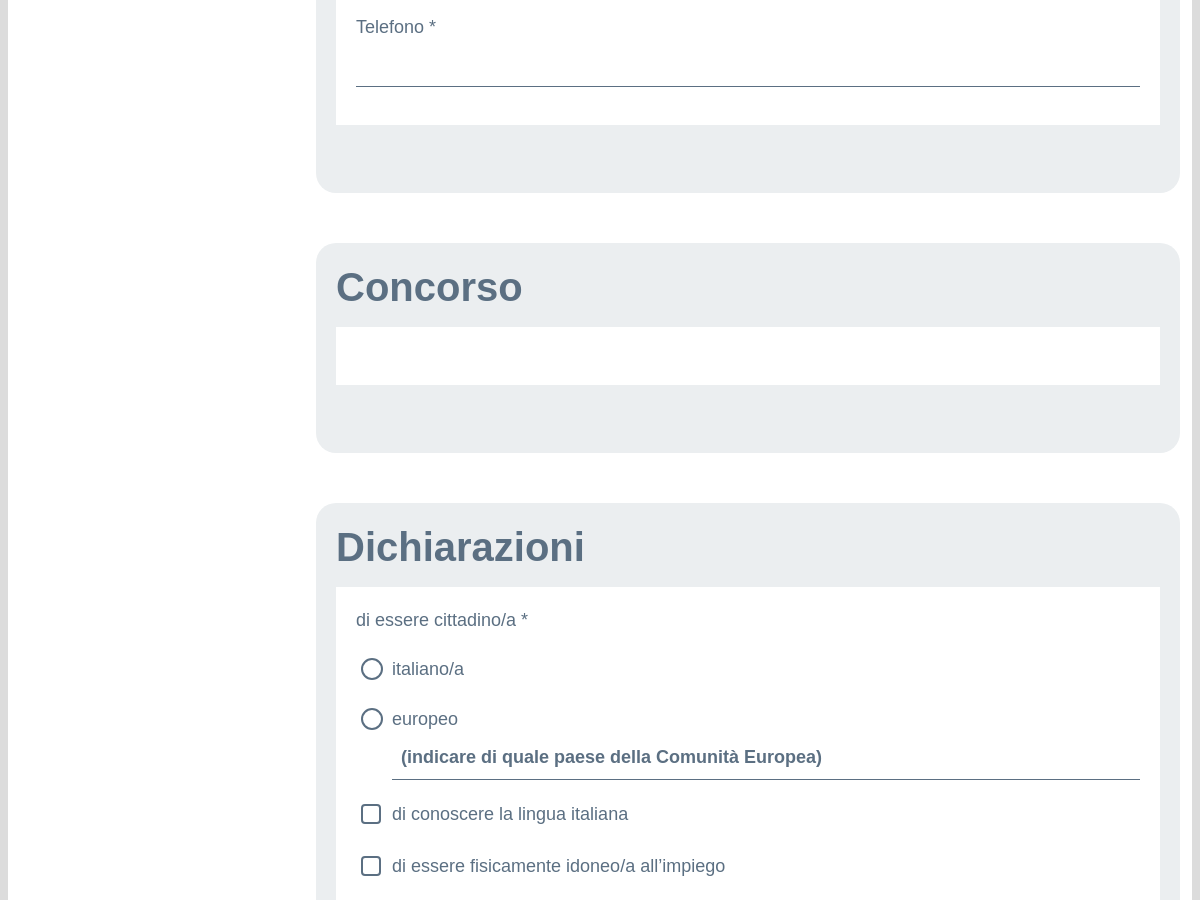
/partecipazione_concorso/compilazione_dati.php (middle part), run on an earlier commit of the app's database.
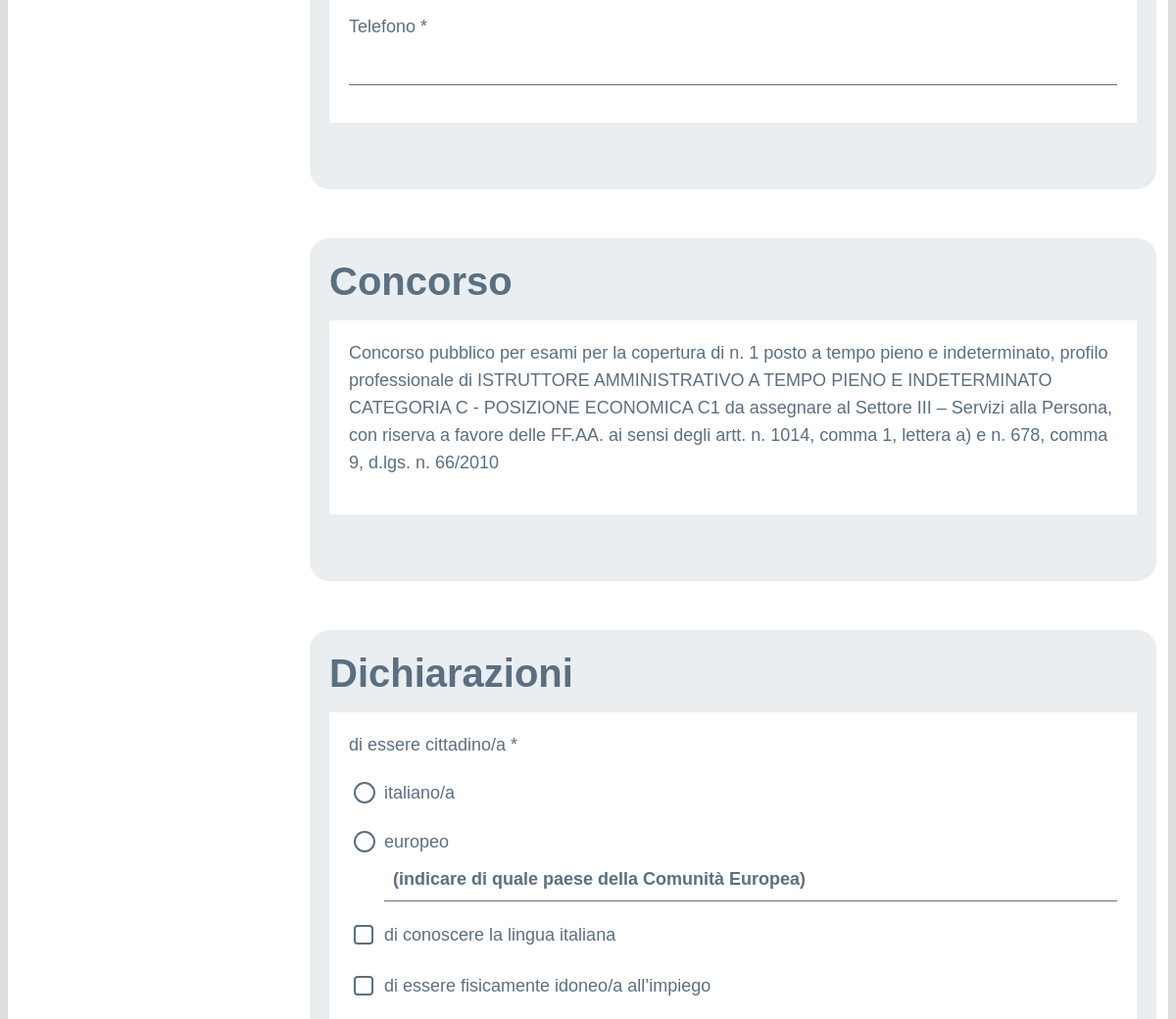
And on a later commit of the database.
### tables this page shows
CREATE TABLE `concorsi` (
  `id` int(11) NOT NULL,
  `titolo` text DEFAULT NULL,
  `testo` text DEFAULT NULL,
  `scadenza` date DEFAULT NULL
);

### fun/utility.php (called while the page is built, shortened)
<?php
function ConcorsoById($ConcorsoId){
    $configDB = require '../env/config.php';
    $connessioneCBI = mysqli_connect($configDB['db_host'],$configDB['db_user'],$configDB['db_pass'],$configDB['db_name']);
    $sqlCBI = "SELECT testo as Concorso FROM `concorsi` WHERE id = ". $ConcorsoId;
    $resultCBI = $connessioneCBI->query($sqlCBI);
    if ($resultCBI->num_rows > 0) {
        while($rowCBI = $resultCBI->fetch_assoc()) {
            return $rowCBI['Concorso'];
        }
    }
}

### partecipazione_concorso/compilazione_dati.php (the view, shortened to what this page needs)
<?php
    include '../fun/utility.php';
    include '../template/head_servizi.php';
    $richiedenteTel = "";
    $Concorso = ConcorsoById(1);
    $statoEuropeo = "";
?>
    <main>
        <div class="container" id="main-container">
            <form action="#" id="pc_frm_dati" method="post" enctype="multipart/form-data">
                <div class="it-page-sections-container">
                    <div class="row">
                        <div class="col-12 col-lg-3 d-lg-block mb-4 d-none">
                        </div>
                        <div class="col-12 col-lg-9 body-compilazione-dati">
                            <div class="it-page-section mb-50 mb-lg-90" id="pc_richiedente">
                                <div class="cmp-card">
                                    <div class="card">
                                        <div class="card-body">
                                            <div class="row">
                                                <div class="col-lg-12"></div>
                                            </div>
                                            <div class="row">
                                                <div class="col-lg-12"><p id="pc_richiedente_tel_txt">Telefono *<br/><input type="tel" id="pc_richiedente_tel" name="pc_richiedente_tel" value="<?php echo $richiedenteTel; ?>" /></p></div>
                                            </div>
                                        </div>
                                    </div>
                                </div>
                            </div>
                            <div class="it-page-section mb-50 mb-lg-90" id="pc_concorso">
                                <div class="cmp-card">
                                    <div class="card">
                                        <div class="card-header border-0 p-0 mb-lg-30 m-0">
                                            <div>
                                                <h2 class="title-xxlarge mb-3">Concorso</h2>
                                            </div>
                                        </div>
                                        <div class="card-body">
                                            <div class="row">
                                                <div class="col-lg-12">
                                                    <p><?php echo $Concorso; ?></p>
                                                </div>
                                            </div>
                                        </div>
                                    </div>
                                </div>
                            </div>
                            <div class="it-page-section mb-50 mb-lg-90" id="pc_dichiarazioni">
                                <div class="cmp-card">
                                    <div class="card">
                                        <div class="card-header border-0 p-0 mb-lg-30 m-0">
                                            <div class="d-flex">
                                                <h2 class="title-xxlarge mb-3">Dichiarazioni</h2>
                                            </div>
                                        </div>
                                        <div class="card-body" id="pc_pnl_dichiarazioni">
                                            <div class="row">
                                                <div class="col-lg-12">
                                                    <p id="pc_cittadino_txt">di essere cittadino/a *</p>
                                                    <div class="form-check">
                                                        <label class="form-check-label" for="pc_cittadinoItaliano">italiano/a</label>
                                                    </div>
                                                    <div class="form-check">
                                                        <label class="form-check-label" for="pc_cittadinoEuropeo" id="pc_statoEuropeo_txt">
                                                            europeo<br/>
                                                            <input type="text" id="pc_statoEuropeo" name="pc_statoEuropeo" value="<?php echo $statoEuropeo; ?>" placeholder="(indicare di quale paese della Comunità Europea)" />
                                                        </label>
                                                    </div>
                                                    <div class="form-check">
                                                        <label class="form-check-label" for="pc_conoscenzaLingua" id="pc_conoscenzaLingua_txt">di conoscere la lingua italiana</label>
                                                    </div>
                                                </div>
                                            </div>
                                            <div class="row">
                                                <div class="col-lg-12">
                                                    <div class="form-check">
                                                        <label class="form-check-label" for="pc_idoneitaFisica" id="pc_idoneitaFisica_txt">
                                                            di essere fisicamente idoneo/a all’impiego
                                                        </label>
                                                    </div>
                                                </div>
                                            </div>
                                            <div class="row">
                                                <div class="col-lg-12">
                                                </div>
                                            </div>
                                    </div>
                                </div>
                            </div>
                            </div>
                        </div>
                    </div>
                </div>
            </form>
        </div>
    </main>
<?php include '../template/footer_servizi.php';

### template/head_servizi.php (shortened to what this page needs)
<head>
    <link rel="stylesheet" href="../lib/css/bootstrap-italia-comuni.min.css">
    <link href="../inc/css/style.css" rel="stylesheet">
</head>
<body>

### template/footer_servizi.php (shortened to what this page needs)
    </body>
</html>

### inc/css/style.css (style rules this page uses)
body { color: var(--bs-body-color); background-color: #dcdcdc; }
#main-container { background-color: #fff; min-height: 600px; }
.mb-50 { margin-bottom: 50px !important; }
main { min-height: 600px; }
form { padding: 0; margin: 0; }
.form-check [type="checkbox"] + label, .form-check [type="radio"] + label { height: auto; width: 100%; }
label { color: var(--bs-body-color); }
body { max-width: 100%; overflow-x: hidden; }
.body-compilazione-dati .cmp-card { background-color: #ebeef0; padding: 20px; border-radius: 20px; }
.body-compilazione-dati .cmp-card .card { background-color: transparent; }
.body-compilazione-dati .cmp-card .card .card-body { background-color: #FFFFFF; padding: 20px; }
@media (min-width: 992px) { .card { min-height: 380px; } }
@media (min-width: 992px) { .body-riepilogo .card, .body-compilazione-dati .card, .body-messaggi .card, #latest-posts .card { min-height: 40px; } }

What changed in the data, as far as the page shows it:
added concorsi: testo "Concorso pubblico per esami per la copertura di n. 1 posto a tempo pieno e indeterminato, profilo professionale di ISTRUTTORE AMMINISTRATIVO A TEMPO PIENO E INDETERMINATO CATEGORIA C - POSIZIONE ECONOMICA C1 da assegnare al Settore III – Servizi alla Persona, con riserva a favore delle FF.AA. ai sensi degli artt. n. 1014, comma 1, lettera a) e n. 678, comma 9, d.lgs. n. 66/2010"
